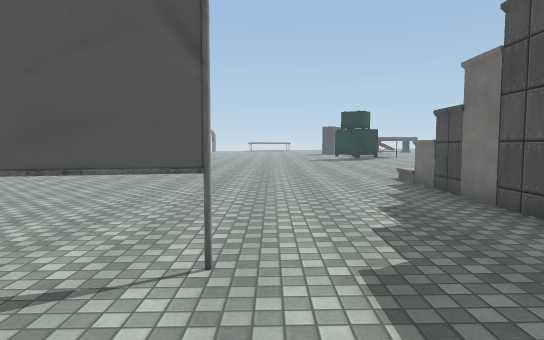
[1] (above)

16 first-person views from a walk through a Unity game level. The camera is 1.5 m above the floor, tilts 4° down and sees 75° across. The floor is counted in squares, 1 m on a side. Each view is taken from the middle of a square. On the plan, view 1 faces up. The plan holds only what a view shows up to about 16 squares ahead; the rest is blank. The place goes on beyond the plan. Some surface patterns are stand-ins.

[2]
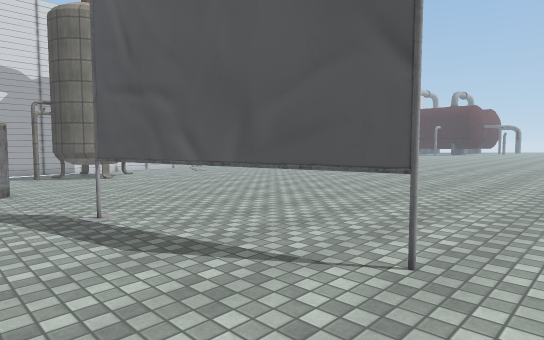

[3]
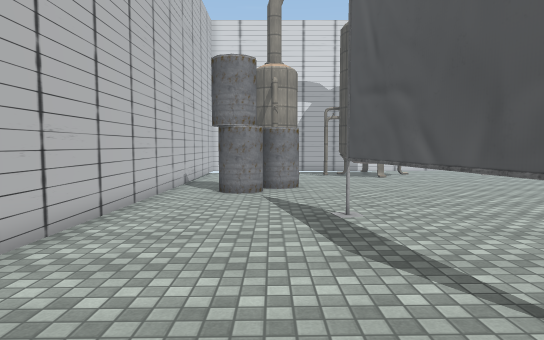

[4]
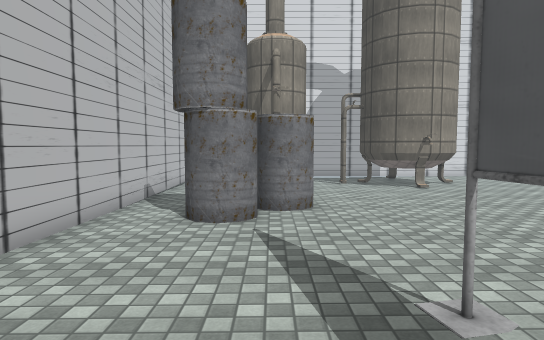

[5]
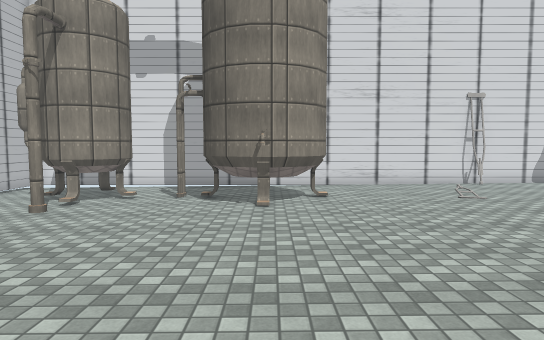

[6]
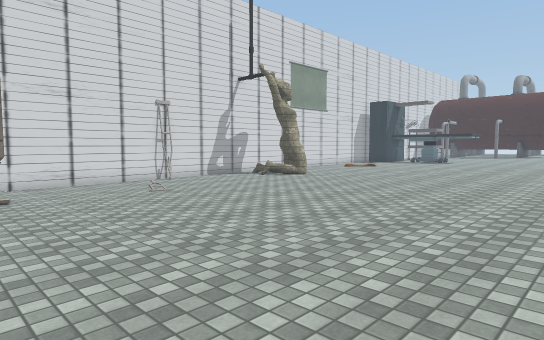

[7]
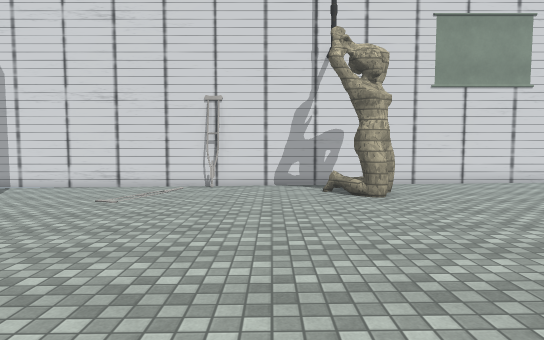

[8]
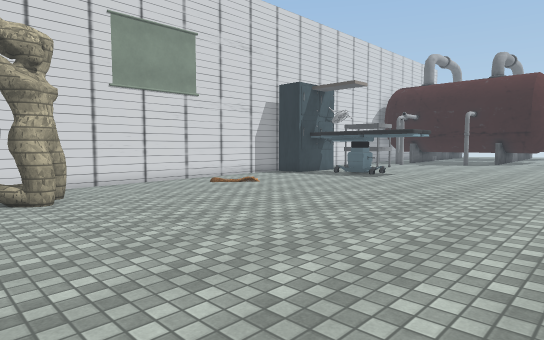

[9]
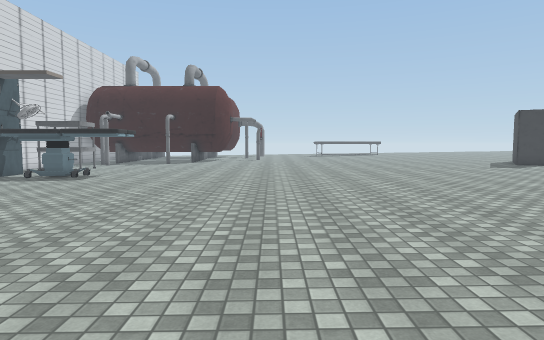

[10]
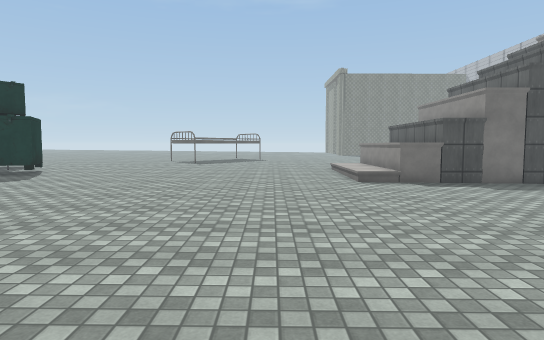

[11]
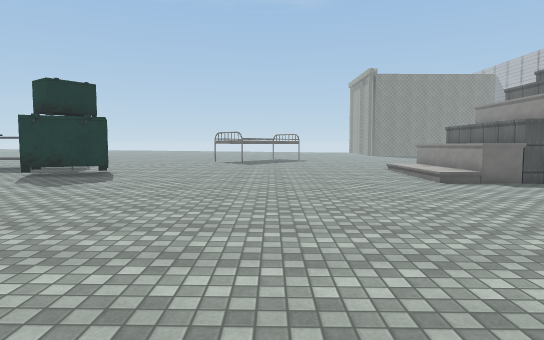

[12]
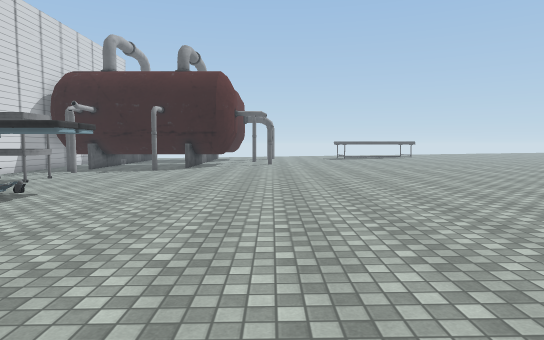

[13]
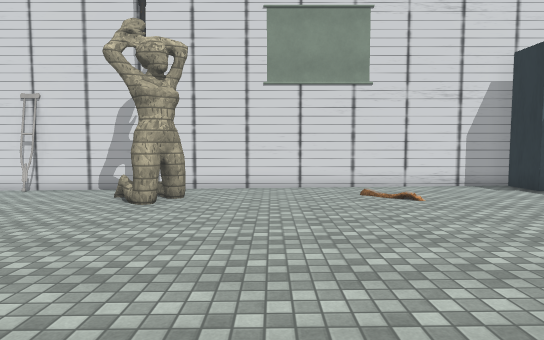

[14]
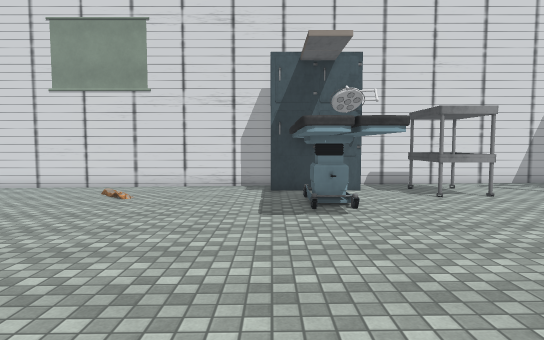

[15]
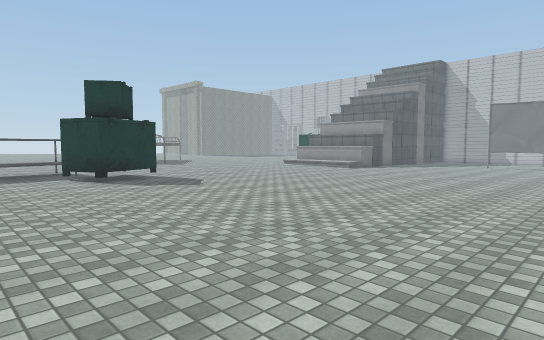

[16]
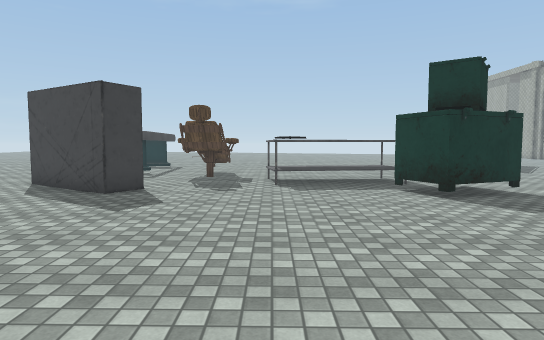

### Floor plan
Key: @ floor where view 1 was taken; # wall or solid block; . main floor; : floor 0.25 m higher than the main floor; - floor 0.25 m lower than the main floor; + floor 0.5 m higher than the main floor; / step, stairs or slope; v drop or lower ground; S statue; T table; O other object.
Columns run from 23 left of view 1 to 7 right of it. Each row starts with its distance up from view 1.
 41 #.TTT:::::::::::::::+++++++ ++#
 40 #.TTT::::::::::::::::++++++++OO
 39 #.TTT:::::::::::::::::+++++++O
 38 #....::::::::::::::::::++++++OO
 37   #...:::::::::::::::::++++++++
 36  OO.OO::::::::::::::::::+++++++
 35  OO.OOO::::::::::::::::::++++++
 34 ###.....:::::::::::::::::++++++
 33 #........:::::::::::::::::+++++
 32 #........::::::::::::::::::++++
 31 #.........::::::::::::::::::+++
 30 #..........:::::::::::::::::+OO
 29 #..........:::::::::::::::::OO
 28 #...........:::::::::::::::::O
 27 #............::::::::::::::::OO
 26 #.............:::::::::::::::::
 25 #.............:::::::::::::::::
 24 #..............::::::::::::::::
 23 #...............:::::::::::::::
 22 #.S#S...........:::::::::::::::
 21 v.SSS..........  ::::::::::::::
 20 #.SS............ .:::::::::::::
 19 #............... ..::::::::::::
 18 #-.............. ..::::::::::::
 17 #-.............. ...:::::::::::
 16 O--..................::::::::::
 15 #---..................:::::::::
 14 #----.................::::::///
 13 #----..................:::::/
 12 #-----..................::::OOO
 11 #------.................::::#OO
 10 #------..................:::#
  9 #-------..................::#
  8 #-  ##---..................:#
  7 #-   ##---.................:#
  6 #-  ##----..................
  5 #--###-----.................
  4 #-----------........OOO....
  3 #------------...OOOO.......
  2 #--###---OO--...........
  1 #--###---OOO--......... .
  0 #--##--    OO--....... @.
 -1 #-----   --O---.......
 -2 #---------------......
 -3 ####################

Positions as (right, up) in squares from view 1, and headings:
1: (0, 0), facing up
2: (1, 0), facing up-left
3: (1, 1), facing left
4: (-4, 1), facing left
5: (-8, 7), facing left
6: (-7, 7), facing up-left
7: (-8, 18), facing left
8: (-8, 19), facing up-left
9: (-8, 19), facing up
10: (-8, 17), facing right
11: (-8, 20), facing right
12: (-9, 25), facing up
13: (-9, 25), facing left
14: (-8, 34), facing left
15: (-8, 34), facing down-right
16: (-4, 34), facing right
